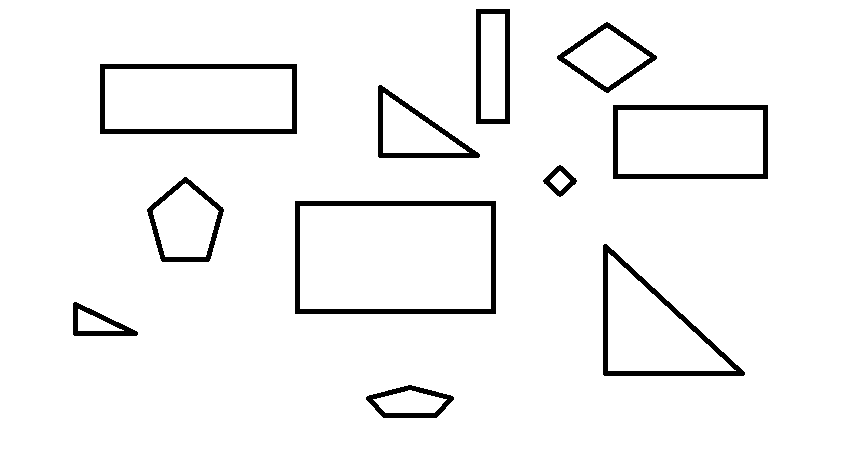
#> input picture assets/image.png, 855 x 449 px, found by its file name
$ python main.py
#> lines starting #> are read from the running program, lines starting #| are printed output that depends on the picture; after the words box and inside, x2 and y2 are one past the last pixel; in counts of white or black regions, pixels touching at a corner belong together
import cv2
import numpy as np


def main(image_path):
#> called with image_path = 'assets\\image.png'
    img = cv2.imread(image_path)
#> img is the input picture: shape (449, 855, 3); 95.5% white; 11 black regions, largest, box (x1, y1, x2, y2) and area: (295, 201, 496, 314) 3040, (100, 64, 297, 134) 2570, (603, 244, 745, 376) 2247

    gray = cv2.cvtColor(img, cv2.COLOR_BGR2GRAY)
    blurred = cv2.GaussianBlur(gray, (5, 5), 0)
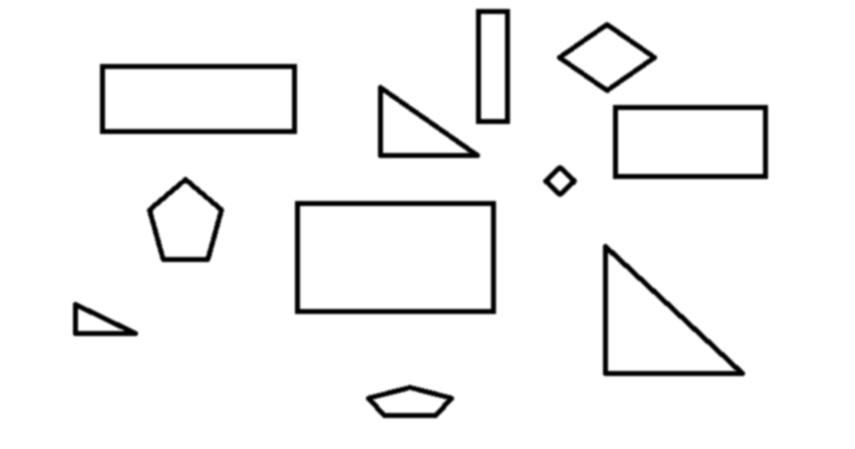
#> blurred: shape (449, 855); min 0, max 255, mean 243.6
    _, binary = cv2.threshold(blurred, 0, 255, cv2.THRESH_BINARY_INV + cv2.THRESH_OTSU)
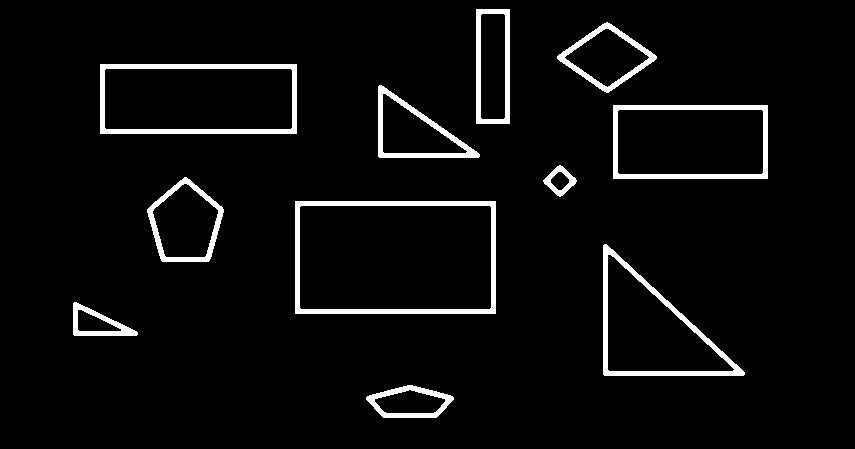
#> binary: shape (449, 855); 4.6% white; 11 white regions

    contours, _ = cv2.findContours(binary, cv2.RETR_TREE, cv2.CHAIN_APPROX_SIMPLE)
#> contours = 22 contours; largest, box (x1, y1, x2, y2) and area: (295, 201, 496, 314) 22400, (299, 205, 492, 310) 19960, (100, 64, 297, 134) 13524, (104, 68, 293, 130) 11460, (613, 105, 768, 179) 11242

    count_squares = 0
    rectangles = []

    for contour in contours:
        epsilon = 0.04 * cv2.arcLength(contour, True)
        approx = cv2.approxPolyDP(contour, epsilon, True)

        if len(approx) == 4:
            angles = []
            for i in range(4):
                pt1, pt2, pt3 = np.array(approx[i][0]), np.array(approx[(i + 1) % 4][0]), np.array(approx[(i + 2) % 4][0])
                vector1 = pt2 - pt1
                vector2 = pt3 - pt2
                cos_angle = np.dot(vector1, vector2) / (np.linalg.norm(vector1) * np.linalg.norm(vector2))
                angle = np.arccos(np.clip(cos_angle, -1.0, 1.0))
                angles.append(np.degrees(angle))

            if all(80 < angle < 100 for angle in angles):
                rect = cv2.minAreaRect(contour)
                width, height = rect[1]
                area = width * height

                rectangles.append((approx, area))
#> this loop made 22 passes
#> (epsilon, approx, rect, width, height, area) on passes 7, 8, 11, 12, 13, 14: (24.96, [[295, 201], [295, 313], [495, 313], [495, 201]], ((395, 257), (112, 200), -90), 112, 200, 22400), (23.49, [[299, 207], [489, 205], [491, 307], [301, 309]], ((395, 257), (104, 192), -90), 104, 192, 19968), (3.78, [[559, 165], [543, 181], [560, 196], [576, 180]], ((559.8, 180.8), (25.46, 24.75), -45), 25.46, 24.75, 630), (2.29, [[558, 171], [569, 179], [561, 190], [550, 182]], ((559.5, 180.5), (15.56, 15.56), -45), 15.56, 15.56, 242), (18.16, [[613, 105], [613, 178], [767, 178], [767, 105]], ((690, 141.5), (73, 154), -90), 73, 154, 11242), (16.69, [[617, 111], [761, 109], [763, 172], [619, 174]], ((690, 141.5), (65, 146), -90), 65, 146, 9490)
#> (epsilon, approx) on passes 3, 4, 5, 6, 15, 16: (6.99, [[73, 303], [74, 335], [137, 334]]), (4.72, [[77, 310], [121, 330], [79, 331]]), (18.69, [[603, 245], [604, 375], [744, 374]]), (16.71, [[607, 255], [734, 369], [609, 371]]), (12.15, [[378, 86], [379, 157], [479, 156]]), (10.12, [[382, 94], [467, 151], [384, 153]])
#> after the loop, rectangles = 10 items

    rectangles = sorted(rectangles, key=lambda x: x[1], reverse=True)

    for i, (approx, area) in enumerate(rectangles):
        if i == 0:
            color = (0, 0, 255)
        elif i == len(rectangles) - 1:
            color = (255, 0, 0)
        else:
            color = (0, 255, 0)

        cv2.drawContours(img, [approx], 0, color, 2)
        count_squares += 1
#> this loop made 10 passes
#> (approx, area, color) on passes 1 to 10: ([[295, 201], [295, 313], [495, 313], [495, 201]], 22400, (0, 0, 255)), ([[299, 207], [489, 205], [491, 307], [301, 309]], 19968, (0, 255, 0)), ([[100, 64], [100, 133], [296, 133], [296, 64]], 13524, (0, 255, 0)), ([[104, 70], [290, 68], [292, 127], [106, 129]], 11468, (0, 255, 0)), ([[613, 105], [613, 178], [767, 178], [767, 105]], 11242, (0, 255, 0)), ([[617, 111], [761, 109], [763, 172], [619, 174]], 9490, (0, 255, 0)), ([[476, 9], [476, 123], [509, 123], [509, 9]], 3762, (0, 255, 0)), ([[482, 13], [505, 15], [503, 119], [480, 117]], 2650, (0, 255, 0)), ([[559, 165], [543, 181], [560, 196], [576, 180]], 630, (0, 255, 0)), ([[558, 171], [569, 179], [561, 190], [550, 182]], 242, (255, 0, 0))
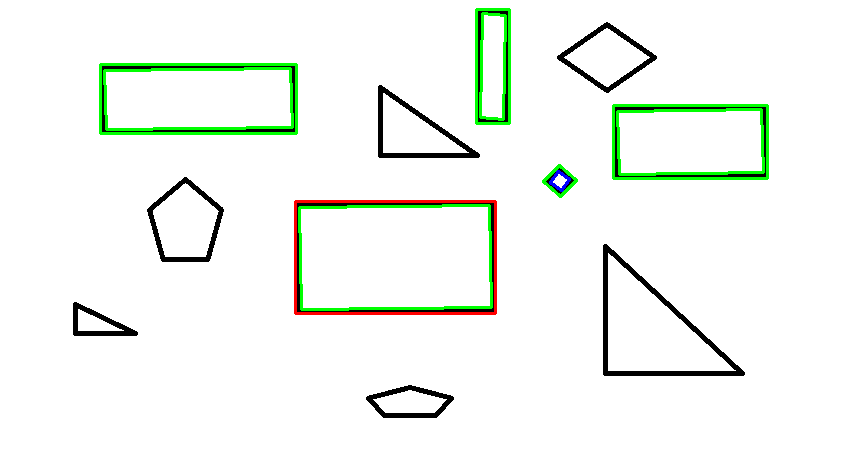
#> img: shape (449, 855, 3); 2.96% of pixels changed, all inside (x1, y1, x2, y2) = (99, 8, 769, 315)
#> after the loop, count_squares = 10

    cv2.imshow('Rectangles Detection', img)
    cv2.waitKey(0)
    cv2.destroyAllWindows()

    print(f'Count of rectangles: {int(count_squares/2)}')
#| Count of rectangles: 5


if __name__ == '__main__':
    main(r'assets\image.png')
